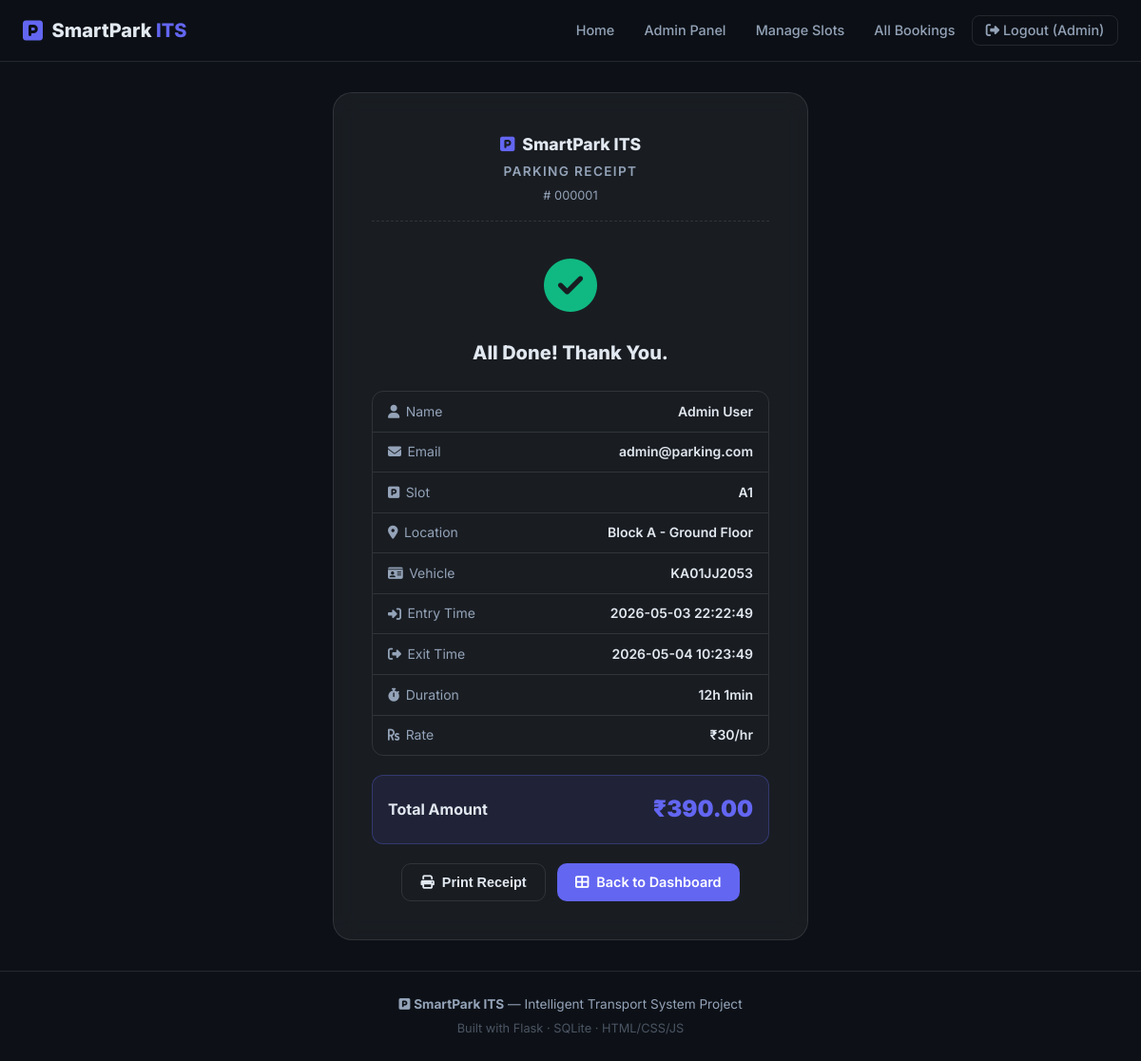
The app's page /receipt/1 (signed in) with its own data.
### tables this page shows
CREATE TABLE users (
    id INTEGER PRIMARY KEY AUTOINCREMENT,
    name TEXT NOT NULL,
    email TEXT UNIQUE NOT NULL,
    password TEXT NOT NULL,          -- stored as hashed password
    role TEXT NOT NULL DEFAULT 'user', -- 'user' or 'admin'
    created_at DATETIME DEFAULT CURRENT_TIMESTAMP
);

CREATE TABLE bookings (
    id INTEGER PRIMARY KEY AUTOINCREMENT,
    user_id INTEGER NOT NULL,
    slot_id INTEGER NOT NULL,
    vehicle_number TEXT NOT NULL,       -- e.g. "KA01AB1234"
    start_time DATETIME NOT NULL,       -- when the booking started
    end_time DATETIME,                  -- filled when user exits (NULL if active)
    duration_minutes INTEGER,           -- calculated on exit
    total_cost REAL,                    -- calculated on exit
    status TEXT NOT NULL DEFAULT 'active', -- 'active' or 'completed'
    FOREIGN KEY (user_id) REFERENCES users(id),
    FOREIGN KEY (slot_id) REFERENCES parking_slots(id)
);

CREATE TABLE parking_slots (
    id INTEGER PRIMARY KEY AUTOINCREMENT,
    slot_number TEXT UNIQUE NOT NULL,  -- e.g. "A1", "B3"
    location TEXT NOT NULL,            -- e.g. "Block A - Ground Floor"
    status TEXT NOT NULL DEFAULT 'available',  -- 'available' or 'occupied'
    vehicle_type TEXT NOT NULL DEFAULT 'car',  -- 'car', 'bike', 'truck'
    rate_per_hour REAL NOT NULL DEFAULT 30.0   -- cost in â‚¹ per hour
);

### app.py (the view)
@app.route('/receipt/<int:booking_id>')
@login_required
def receipt(booking_id):
    conn = get_db()
    booking = conn.execute(
        """SELECT b.*, s.slot_number, s.location, s.rate_per_hour, s.vehicle_type,
                  u.name as user_name, u.email as user_email
           FROM bookings b
           JOIN parking_slots s ON b.slot_id = s.id
           JOIN users u ON b.user_id = u.id
           WHERE b.id=? AND b.user_id=?""",
        (booking_id, session['user_id'])
    ).fetchone()
    conn.close()
    if not booking:
        flash('Receipt not found.', 'danger')
        return redirect(url_for('dashboard'))
    return render_template('receipt.html', booking=booking)

### app.py (called while the page is built)
def get_db():
    conn = sqlite3.connect(DATABASE)
    conn.row_factory = sqlite3.Row   # lets us access columns by name
    return conn

def login_required(f):
    from functools import wraps
    @wraps(f)
    def decorated(*args, **kwargs):
        if 'user_id' not in session:
            flash('Please log in first.', 'warning')
            return redirect(url_for('login'))
        return f(*args, **kwargs)
    return decorated

### templates/receipt.html (shortened to what this page needs)
{% extends 'base.html' %}
{% block content %}
<section class="receipt-section">
    <div class="receipt-card glass" id="receiptCard">
        <div class="receipt-header">
            <div class="receipt-logo">
                <i class="fas fa-parking"></i>
                <span>SmartPark ITS</span>
            </div>
            <div class="receipt-title">Parking Receipt</div>
            <div class="receipt-id"># {{ '%06d'|format(booking['id']) }}</div>
        </div>
        <div class="receipt-success-icon">
            <i class="fas fa-check-circle"></i>
        </div>
        <h2 class="receipt-tagline">All Done! Thank You.</h2>
        <div class="receipt-details">
            <div class="rdetail-row">
                <span class="rdetail-label"><i class="fas fa-user"></i> Name</span>
                <span class="rdetail-val">{{ booking['user_name'] }}</span>
            </div>
            <div class="rdetail-row">
                <span class="rdetail-label"><i class="fas fa-envelope"></i> Email</span>
                <span class="rdetail-val">{{ booking['user_email'] }}</span>
            </div>
            <div class="rdetail-row">
                <span class="rdetail-label"><i class="fas fa-parking"></i> Slot</span>
                <span class="rdetail-val">{{ booking['slot_number'] }}</span>
            </div>
            <div class="rdetail-row">
                <span class="rdetail-label"><i class="fas fa-map-marker-alt"></i> Location</span>
                <span class="rdetail-val">{{ booking['location'] }}</span>
            </div>
            <div class="rdetail-row">
                <span class="rdetail-label"><i class="fas fa-id-card"></i> Vehicle</span>
                <span class="rdetail-val">{{ booking['vehicle_number'] }}</span>
            </div>
            <div class="rdetail-row">
                <span class="rdetail-label"><i class="fas fa-sign-in-alt"></i> Entry Time</span>
                <span class="rdetail-val">{{ booking['start_time'] }}</span>
            </div>
            <div class="rdetail-row">
                <span class="rdetail-label"><i class="fas fa-sign-out-alt"></i> Exit Time</span>
                <span class="rdetail-val">{{ booking['end_time'] }}</span>
            </div>
            <div class="rdetail-row">
                <span class="rdetail-label"><i class="fas fa-stopwatch"></i> Duration</span>
                <span class="rdetail-val">
                    {% set h = booking['duration_minutes'] // 60 %}
                    {% set m = booking['duration_minutes'] % 60 %}
                    {% if h > 0 %}{{ h }}h {% endif %}{{ m }}min
                </span>
            </div>
            <div class="rdetail-row">
                <span class="rdetail-label"><i class="fas fa-rupee-sign"></i> Rate</span>
                <span class="rdetail-val">₹{{ booking['rate_per_hour']|int }}/hr</span>
            </div>
        </div>
        <div class="receipt-total">
            <span>Total Amount</span>
            <span class="total-amount">₹{{ '%.2f'|format(booking['total_cost']) }}</span>
        </div>
        <div class="btn-row receipt-actions">
            <button onclick="window.print()" class="btn btn-outline">
                <i class="fas fa-print"></i> Print Receipt
            </button>
            <a href="{{ url_for('dashboard') }}" class="btn btn-primary">
                <i class="fas fa-th-large"></i> Back to Dashboard
            </a>
        </div>
    </div>
</section>
{% endblock %}

### templates/base.html (shortened to what this page needs)
<!DOCTYPE html>
<html lang="en">
<head>
    <link rel="stylesheet" href="https://cdnjs.cloudflare.com/ajax/libs/font-awesome/6.5.0/css/all.min.css">
    <link rel="stylesheet" href="{{ url_for('static', filename='css/style.css') }}">
</head>
<body>
<nav class="navbar">
    <div class="nav-container">
        <a href="{{ url_for('index') }}" class="nav-brand">
            <i class="fas fa-parking nav-logo-icon"></i>
            <span>SmartPark <span class="brand-accent">ITS</span></span>
        </a>
        <ul class="nav-links">
            <li><a href="{{ url_for('index') }}" class="nav-link">Home</a></li>
            {% if session.get('user_id') %}
                {% if session.get('role') == 'admin' %}
                    <li><a href="{{ url_for('admin_dashboard') }}" class="nav-link">Admin Panel</a></li>
                    <li><a href="{{ url_for('manage_slots') }}" class="nav-link">Manage Slots</a></li>
                    <li><a href="{{ url_for('all_bookings') }}" class="nav-link">All Bookings</a></li>
                {% else %}
                    <li><a href="{{ url_for('dashboard') }}" class="nav-link">Dashboard</a></li>
                    <li><a href="{{ url_for('my_bookings') }}" class="nav-link">My Bookings</a></li>
                {% endif %}
                <li>
                    <a href="{{ url_for('logout') }}" class="nav-link btn-nav-logout">
                        <i class="fas fa-sign-out-alt"></i> Logout ({{ session.get('name', '').split()[0] }})
                    </a>
                </li>
            {% else %}
                <li><a href="{{ url_for('login') }}" class="nav-link">Login</a></li>
                <li><a href="{{ url_for('register') }}" class="nav-link btn-nav-register">Sign Up</a></li>
            {% endif %}
        </ul>
    </div>
</nav>
<main class="main-content">
    {% block content %}{% endblock %}
</main>
<footer class="footer">
    <div class="footer-inner">
        <p>
            <i class="fas fa-parking"></i>
            <strong>SmartPark ITS</strong> — Intelligent Transport System Project
        </p>
        <p class="footer-sub">Built with Flask · SQLite · HTML/CSS/JS</p>
    </div>
</footer>
</body>
</html>

### static/css/style.css (style rules this page uses)
:root { --bg: #0d1117; --bg2: #161b22; --bg3: #1f2937; --card: rgba(255,255,255,0.05); --border: rgba(255,255,255,0.1); --text: #e2e8f0; --text-muted: #94a3b8; --primary: #6366f1; --primary-h: #4f46e5; --green: #10b981; --red: #ef4444; --yellow: #f59e0b; --cyan: #06b6d4; --radius: 12px; --shadow: 0 4px 24px rgba(0,0,0,0.4); --transition: 0.25s ease; }
*,*::before,*::after { box-sizing:border-box;margin:0;padding:0 }
html { scroll-behavior:smooth }
body { font-family:'Inter',sans-serif;background:var(--bg);color:var(--text);min-height:100vh;line-height:1.6 }
a { color:var(--primary);text-decoration:none }
ul { list-style:none }
.glass { background:var(--card); border:1px solid var(--border); backdrop-filter:blur(12px); -webkit-backdrop-filter:blur(12px); }
.navbar { position:sticky;top:0;z-index:100;background:rgba(13,17,23,0.85);border-bottom:1px solid var(--border);backdrop-filter:blur(16px) }
.nav-container { max-width:1200px;margin:0 auto;padding:0 1.5rem;display:flex;align-items:center;justify-content:space-between;height:64px }
.nav-brand { display:flex;align-items:center;gap:.6rem;font-size:1.25rem;font-weight:800;color:var(--text);text-decoration:none }
.nav-logo-icon { color:var(--primary);font-size:1.5rem }
.brand-accent { color:var(--primary) }
.nav-links { display:flex;align-items:center;gap:.25rem }
.nav-link { padding:.4rem .85rem;border-radius:8px;color:var(--text-muted);font-size:.9rem;font-weight:500;transition:var(--transition) }
.btn-nav-logout { border:1px solid var(--border);border-radius:8px }
.main-content { min-height:calc(100vh - 64px - 80px) }
.footer { text-align:center;padding:1.5rem;border-top:1px solid var(--border);color:var(--text-muted);font-size:.85rem }
.footer-sub { color:#4b5563;margin-top:.25rem;font-size:.8rem }
.btn { display:inline-flex;align-items:center;gap:.5rem;padding:.55rem 1.2rem;border-radius:10px;font-size:.9rem;font-weight:600;border:none;cursor:pointer;transition:var(--transition);text-decoration:none }
.btn-primary { background:var(--primary);color:#fff }
.btn-outline { background:transparent;color:var(--text);border:1px solid var(--border) }
.btn-row { display:flex;gap:.75rem;margin-top:.5rem }
.receipt-section { display:flex;justify-content:center;padding:2rem 1rem }
.receipt-card { border-radius:20px;padding:2.5rem;width:100%;max-width:500px }
.receipt-header { display:flex;flex-direction:column;align-items:center;gap:.25rem;margin-bottom:1.5rem;padding-bottom:1rem;border-bottom:1px dashed var(--border) }
.receipt-logo { display:flex;align-items:center;gap:.5rem;font-size:1.1rem;font-weight:800 }
.receipt-logo i { color:var(--primary) }
.receipt-title { font-size:.85rem;color:var(--text-muted);font-weight:600;letter-spacing:.1em;text-transform:uppercase }
.receipt-id { font-size:.8rem;color:var(--text-muted) }
.receipt-success-icon { text-align:center;font-size:3.5rem;color:var(--green);margin:1rem 0 .5rem;animation:popIn .4s ease }
.receipt-tagline { text-align:center;font-size:1.25rem;font-weight:800;margin-bottom:1.5rem }
.receipt-details { border:1px solid var(--border);border-radius:12px;overflow:hidden;margin-bottom:1.25rem }
.rdetail-row { display:flex;justify-content:space-between;align-items:center;padding:.6rem 1rem;font-size:.875rem;border-bottom:1px solid var(--border) }
.rdetail-row:last-child { border-bottom:none }
.rdetail-label { color:var(--text-muted);display:flex;align-items:center;gap:.4rem }
.rdetail-val { font-weight:600;text-align:right }
.receipt-total { display:flex;justify-content:space-between;align-items:center;padding:1rem;background:rgba(99,102,241,.1);border:1px solid rgba(99,102,241,.3);border-radius:12px;font-weight:700;margin-bottom:1.25rem;font-size:1rem }
.total-amount { font-size:1.5rem;font-weight:900;color:var(--primary) }
.receipt-actions { justify-content:center }

### records on screen
users: get "Admin", user_name "Admin User", user_email "admin@parking.com"
bookings: id "000001", vehicle_number "KA01JJ2053", start_time "2026-05-03 22:22:49", end_time "2026-05-04 10:23:49", total_cost "390.00"
parking_slots: slot_number "A1", location "Block A - Ground Floor", rate_per_hour "30"

### other values on screen
{{ h }} "12"
{{ m }} "1"
